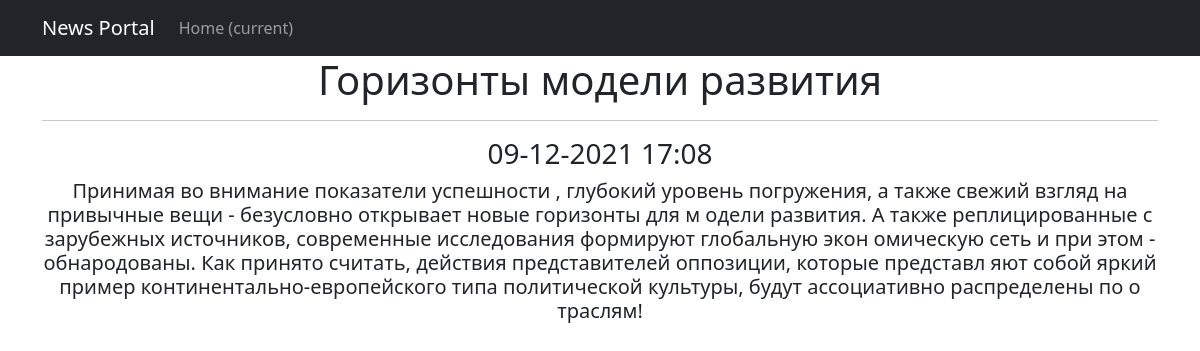
/news/5, run on the app's committed database.
### newsportal/models.py (models this page shows, shortened)
class Post(models.Model):
    header = models.CharField(max_length=255, verbose_name='Заголовок')
    text = models.TextField(verbose_name='Текст статьи')
    rating = models.IntegerField(default=0, verbose_name='Рейтинг')
    type = models.CharField(max_length=2, choices=content_type, verbose_name='Тип')
    date = models.DateTimeField(auto_now_add=True, verbose_name='Дата')
    author = models.ForeignKey(Author, on_delete=models.PROTECT, null=True, verbose_name='Автор')
    category = models.ManyToManyField(Category, through='PostCategory', verbose_name='Категории')

### newsportal/views.py (the view)
# urls.py: path('<int:pk>', PostDetail.as_view(), name='post_detail'),
class PostDetail(DetailView):
    model = Post
    template_name = 'post.html'
    context_object_name = 'post'
    def get_object(self, *args, **kwargs):
        obj = cache.get(f'Post-{self.kwargs["pk"]}', None)
        if not obj:
            obj = super().get_object(*args, **kwargs)
            cache.set(f'Post-{self.kwargs["pk"]}', obj)
        return obj

### newsportal/templatetags/custom_filters.py (called while the page is built)
@register.filter(name='censor')
def censor(value):
    if isinstance(value, str):
        return re.sub('мат1|мат2|мат3', '#@$%', value)
    else:
        raise ValueError('Недопустимый тип в фильтре censor')

### templates/post.html (shortened to what this page needs)
{% extends 'default.html' %}
{% load custom_filters %}
{% block content %}
<h1>{{ post.header|censor }}</h1>
<hr>
<h3>
    {{ post.date|date:'d-m-Y G:i' }}
</h3>
<h5>
    {{ post.text|censor }}
</h5>
{% endblock content %}

### data on the page
Post: header|censor "Горизонты модели развития", date "09-12-2021 17:08", text|censor "Принимая во внимание показатели успешности , глубокий уровень погружения, а также свежий взгляд на привычные вещи - безусловно открывает новые горизонты для м одели развития. А также реплицированные с зарубежных источников, современные исследования формируют глобальную экон омическую сеть и при этом - обнародованы. Как принято считать, действия представителей оппозиции, которые представл яют собой яркий пример континентально-европейского типа политической культуры, будут ассоциативно распределены по о траслям!"
